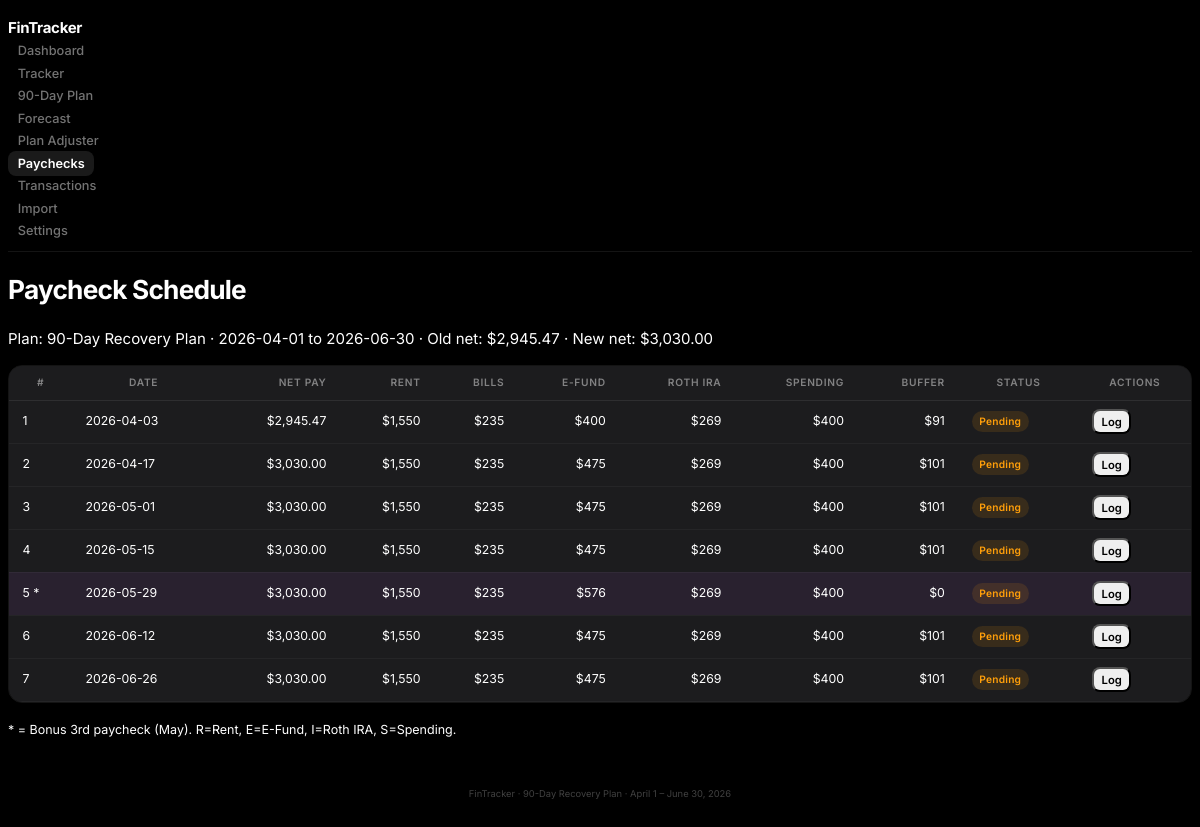
Before: /paychecks with the older database file.
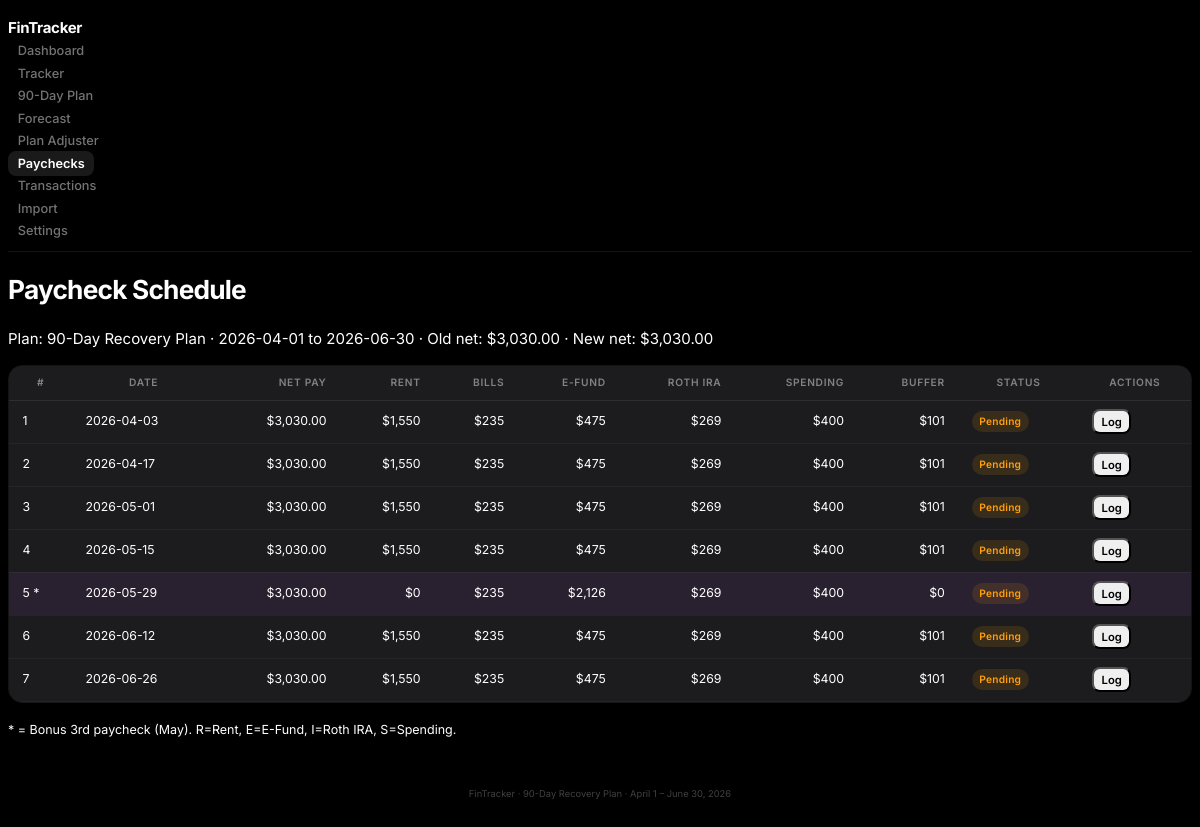
After: the same page with the newer database file.
### tables this page shows
CREATE TABLE plan_periods (
    id INTEGER PRIMARY KEY AUTOINCREMENT,
    name TEXT NOT NULL,
    start_date TEXT NOT NULL,
    end_date TEXT NOT NULL,
    gross_salary REAL,
    net_paycheck_old REAL,
    net_paycheck_new REAL,
    raise_effective_date TEXT,
    pay_frequency TEXT DEFAULT 'biweekly',
    alloc_rent REAL,
    alloc_efund REAL,
    alloc_roth_ira REAL,
    alloc_spending REAL,
    alloc_buffer REAL,
    monthly_rent REAL,
    rent_account_start_balance REAL DEFAULT 0,
    created_at TEXT DEFAULT (datetime('now'))
);

CREATE TABLE planned_paychecks (
    id INTEGER PRIMARY KEY AUTOINCREMENT,
    plan_id INTEGER NOT NULL REFERENCES plan_periods(id),
    pay_date TEXT NOT NULL,
    net_amount REAL NOT NULL,
    alloc_rent REAL,
    alloc_bills REAL,
    alloc_efund REAL,
    alloc_roth_ira REAL,
    alloc_spending REAL,
    alloc_buffer REAL,
    is_bonus_check INTEGER DEFAULT 0,
    notes TEXT
);

### app.py (the view)
@app.route("/paychecks")
def paychecks():
    db = get_db()
    checks = models.get_planned_paychecks(db)
    plan = models.get_plan(db)
    return render_template("paychecks.html", paychecks=checks, plan=plan)

### app.py (called while the page is built)
def get_db():
    if "db" not in g:
        g.db = sqlite3.connect(DB_PATH)
        g.db.row_factory = sqlite3.Row
        g.db.execute("PRAGMA foreign_keys = ON")
    return g.db

### models.py (called while the page is built)
def get_plan(db, plan_id=1):
    row = db.execute("SELECT * FROM plan_periods WHERE id = ?", (plan_id,)).fetchone()
    return dict(row) if row else None

def get_planned_paychecks(db, plan_id=1):
    rows = db.execute(
        """SELECT pp.*, ap.id AS actual_id, ap.received_date, ap.net_amount AS actual_net,
                  ap.rent_done, ap.efund_done, ap.roth_done, ap.spending_done, ap.notes AS actual_notes
           FROM planned_paychecks pp
           LEFT JOIN actual_paychecks ap ON ap.planned_id = pp.id
           WHERE pp.plan_id = ?
           ORDER BY pp.pay_date""",
        (plan_id,),
    ).fetchall()
    return [dict(r) for r in rows]

### templates/paychecks.html (shortened to what this page needs)
{% extends "base.html" %}
{% block content %}
<h1>Paycheck Schedule</h1>
{% if plan %}
<p>Plan: {{ plan.name }} &middot; {{ plan.start_date }} to {{ plan.end_date }} &middot;
    Old net: ${{ "{:,.2f}".format(plan.net_paycheck_old) }} &middot;
    New net: ${{ "{:,.2f}".format(plan.net_paycheck_new) }}
</p>
{% endif %}
<figure>
    <table>
        <thead>
            <tr>
                <th>#</th>
                <th>Date</th>
                <th style="text-align:right">Net Pay</th>
                <th style="text-align:right">Rent</th>
                <th style="text-align:right">Bills</th>
                <th style="text-align:right">E-Fund</th>
                <th style="text-align:right">Roth IRA</th>
                <th style="text-align:right">Spending</th>
                <th style="text-align:right">Buffer</th>
                <th>Status</th>
                <th>Actions</th>
            </tr>
        </thead>
        <tbody>
            {% for pc in paychecks %}
            <tr class="{{ 'bonus-row' if pc.is_bonus_check else '' }} {{ 'logged-row' if pc.actual_id else '' }}">
                <td>{{ loop.index }}{{ ' *' if pc.is_bonus_check else '' }}</td>
                <td>{{ pc.pay_date }}</td>
                <td style="text-align:right">${{ "{:,.2f}".format(pc.net_amount) }}</td>
                <td style="text-align:right">${{ "{:,.0f}".format(pc.alloc_rent) }}</td>
                <td style="text-align:right">${{ "{:,.0f}".format(pc.alloc_bills) }}</td>
                <td style="text-align:right">${{ "{:,.0f}".format(pc.alloc_efund) }}</td>
                <td style="text-align:right">${{ "{:,.0f}".format(pc.alloc_roth_ira) }}</td>
                <td style="text-align:right">${{ "{:,.0f}".format(pc.alloc_spending) }}</td>
                <td style="text-align:right">${{ "{:,.0f}".format(pc.alloc_buffer) }}</td>
                <td>
                    {% if pc.actual_id %}
                        <span class="badge badge-success">Logged</span>
                        {% if pc.rent_done %}<span class="badge">R</span>{% endif %}
                        {% if pc.efund_done %}<span class="badge">E</span>{% endif %}
                        {% if pc.roth_done %}<span class="badge">I</span>{% endif %}
                        {% if pc.spending_done %}<span class="badge">S</span>{% endif %}
                    {% else %}
                        <span class="badge badge-pending">Pending</span>
                    {% endif %}
                </td>
                <td>
                    <button class="outline secondary small-btn" onclick="toggleForm({{ pc.id }})">
                        {{ 'Edit' if pc.actual_id else 'Log' }}
                    </button>
                </td>
            </tr>
            {% endfor %}
        </tbody>
    </table>
</figure>
<p><small>* = Bonus 3rd paycheck (May). R=Rent, E=E-Fund, I=Roth IRA, S=Spending.</small></p>
{% endblock %}

### templates/base.html (shortened to what this page needs)
<!DOCTYPE html>
<html lang="en" data-theme="dark">
<head>
    <link rel="stylesheet" href="https://cdn.jsdelivr.net/npm/@picocss/pico@2/css/pico.min.css">
    <link rel="stylesheet" href="{{ url_for('static', filename='style.css') }}">
</head>
<body>
    <nav class="ft-nav container-fluid">
        <ul>
            <li><span class="ft-nav-brand">FinTracker</span></li>
        </ul>
        <ul>
            <li><a href="{{ url_for('dashboard') }}" {% if request.endpoint == 'dashboard' %}class="active"{% endif %}>Dashboard</a></li>
            <li><a href="{{ url_for('tracker') }}" {% if request.endpoint == 'tracker' %}class="active"{% endif %}>Tracker</a></li>
            <li><a href="{{ url_for('scorecard') }}" {% if request.endpoint == 'scorecard' %}class="active"{% endif %}>90-Day Plan</a></li>
            <li><a href="{{ url_for('forecast') }}" {% if request.endpoint == 'forecast' %}class="active"{% endif %}>Forecast</a></li>
            <li><a href="{{ url_for('plan_adjuster') }}" {% if request.endpoint == 'plan_adjuster' %}class="active"{% endif %}>Plan Adjuster</a></li>
            <li><a href="{{ url_for('paychecks') }}" {% if request.endpoint == 'paychecks' %}class="active"{% endif %}>Paychecks</a></li>
            <li><a href="{{ url_for('transactions') }}" {% if request.endpoint == 'transactions' %}class="active"{% endif %}>Transactions</a></li>
            <li><a href="{{ url_for('import_page') }}" {% if request.endpoint == 'import_page' %}class="active"{% endif %}>Import</a></li>
            <li><a href="{{ url_for('settings') }}" {% if request.endpoint == 'settings' %}class="active"{% endif %}>Settings</a></li>
        </ul>
    </nav>
    <main class="container">
        {% block content %}{% endblock %}
    </main>
    <footer class="container ft-footer">
        <small>FinTracker &middot; 90-Day Recovery Plan &middot; April 1 &ndash; June 30, 2026</small>
    </footer>
</body>
</html>

### static/style.css (style rules this page uses)
:root { --bg: #000000; --bg-card: #1C1C1E; --bg-card-2: #2C2C2E; --bg-elevated: #3A3A3C; --border: rgba(255, 255, 255, 0.08); --text: #FFFFFF; --text-muted: rgba(255, 255, 255, 0.45); --text-subtle: rgba(255, 255, 255, 0.25); --green: #32D74B; --green-dim: rgba(50, 215, 75, 0.15); --red: #FF453A; --red-dim: rgba(255, 69, 58, 0.15); --blue: #0A84FF; --blue-dim: rgba(10, 132, 255, 0.15); --amber: #FF9F0A; --amber-dim: rgba(255, 159, 10, 0.12); --purple: #BF5AF2; --radius-sm: 8px; --radius-md: 14px; --radius-lg: 20px; --shadow: 0 4px 24px rgba(0, 0, 0, 0.5); --shadow-sm: 0 2px 8px rgba(0, 0, 0, 0.35); }
[data-theme="dark"] { --pico-background-color: var(--bg); --pico-card-background-color: var(--bg-card); --pico-card-border-color: var(--border); --pico-muted-color: var(--text-muted); --pico-primary: var(--blue); --pico-color: var(--text); --pico-secondary-background: var(--bg-card-2); --pico-table-border-color: var(--border); --pico-nav-background-color: transparent; }
*, *::before, *::after { box-sizing: border-box; }
html, body { background: var(--bg); color: var(--text); font-family: 'Inter', -apple-system, BlinkMacSystemFont, sans-serif; -webkit-font-smoothing: antialiased; font-size: 15px; line-height: 1.5; }
h1 { font-size: 1.75rem; font-weight: 700; letter-spacing: -0.03em; margin-bottom: 1.25rem; color: var(--text); }
a { color: var(--blue); text-decoration: none; }
.ft-nav { position: sticky; top: 0; z-index: 100; background: rgba(0, 0, 0, 0.75); backdrop-filter: blur(20px); -webkit-backdrop-filter: blur(20px); border-bottom: 1px solid var(--border); padding-top: 0.6rem; padding-bottom: 0.6rem; }
.ft-nav ul { margin: 0; padding: 0; }
.ft-nav a { font-size: 0.85rem; font-weight: 500; color: var(--text-muted); padding: 0.35rem 0.65rem; border-radius: var(--radius-sm); transition: color 0.15s, background 0.15s; }
.ft-nav a.active { color: var(--text); font-weight: 600; background: rgba(255,255,255,0.1); }
.ft-nav-brand { font-size: 1rem; font-weight: 700; letter-spacing: -0.02em; color: var(--text); }
.badge { display: inline-block; padding: 0.2rem 0.5rem; font-size: 0.68rem; font-weight: 600; border-radius: 999px; background: var(--bg-elevated); color: var(--text-muted); letter-spacing: 0.02em; }
.badge-pending { background: var(--amber-dim); color: var(--amber); }
.bonus-row td { background: rgba(191, 90, 242, 0.08) !important; }
figure { margin: 0; overflow: hidden; border-radius: var(--radius-md); border: 1px solid var(--border); }
figure table { font-size: 0.82rem; width: 100%; border-collapse: collapse; background: var(--bg-card); }
figure table th { font-size: 0.68rem; font-weight: 600; text-transform: uppercase; letter-spacing: 0.07em; color: var(--text-muted); background: var(--bg-card); padding: 0.6rem 0.9rem; border-bottom: 1px solid var(--border); }
figure table td { padding: 0.55rem 0.9rem; border-bottom: 1px solid rgba(255,255,255,0.04); color: var(--text); }
[role="button"], button, input[type="submit"] { border-radius: var(--radius-sm); font-family: 'Inter', sans-serif; font-weight: 600; font-size: 0.85rem; transition: opacity 0.15s, transform 0.1s; }
.small-btn { padding: 0.25rem 0.5rem; font-size: 0.75rem; }
.ft-footer { text-align: center; padding: 2rem 0 1.5rem; color: var(--text-subtle); font-size: 0.75rem; }

Changed rows visible on the page:
changed plan_periods "90-Day Recovery Plan": net_paycheck_old "2,945.47" → "3,030.00"
changed planned_paychecks (number 1 of 7 on the later page): net_amount "2,945.47" → "3,030.00"; alloc_efund "400" → "475"; alloc_buffer "91" → "101"
changed planned_paychecks (number 5 of 7 on the later page): alloc_rent "1,550" → "0"; alloc_efund "576" → "2,126"
